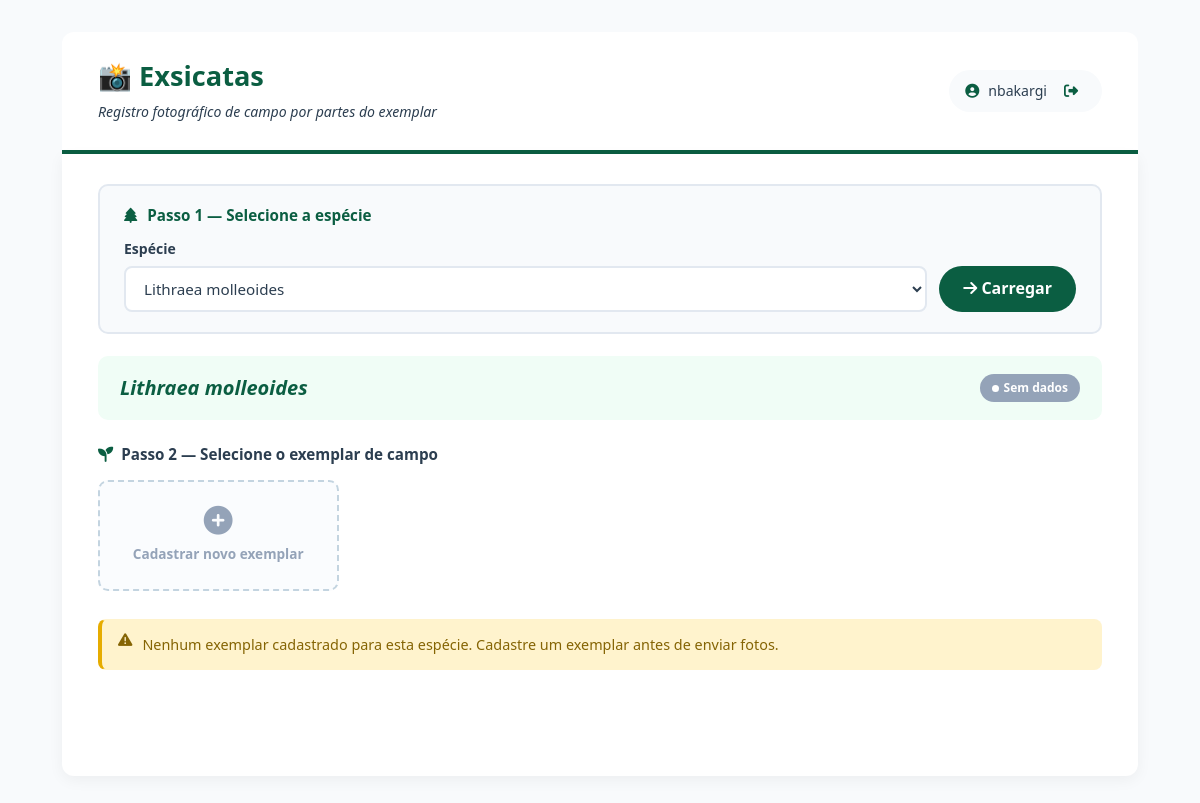
/src/Views/enviar_imagem.php?especie_id=5 (signed in), run on the app's committed database.
### tables this page shows
CREATE TABLE `especies_administrativo` (
  `id` int NOT NULL,
  `nome_cientifico` varchar(255) NOT NULL,
  `status` enum('sem_dados','dados_internet','descrita','registrada','em_revisao','revisada','contestado','publicado') DEFAULT NULL,
  `data_dados_internet` datetime DEFAULT NULL,
  `data_descrita` datetime DEFAULT NULL,
  `data_registrada` datetime DEFAULT NULL,
  `data_revisada` datetime DEFAULT NULL,
  `data_contestado` datetime DEFAULT NULL,
  `data_publicado` datetime DEFAULT NULL,
  `autor_dados_internet_id` int DEFAULT NULL,
  `autor_descrita_id` int DEFAULT NULL,
  `autor_registrada_id` int DEFAULT NULL,
  `autor_revisada_id` int DEFAULT NULL,
  `autor_contestado_id` int DEFAULT NULL,
  `autor_publicado_id` int DEFAULT NULL,
  `motivo_contestado` text,
  `data_primeiro_registro` datetime DEFAULT CURRENT_TIMESTAMP,
  `data_revisao` datetime DEFAULT NULL,
  `observacoes_revisao` text,
  `prioridade` enum('baixa','media','alta','urgente') DEFAULT 'media',
  `atribuido_a` int DEFAULT NULL,
  `data_criacao` timestamp NULL DEFAULT CURRENT_TIMESTAMP,
  `versao_registro` int DEFAULT '1',
  `observacoes` text,
  `data_ultima_atualizacao` datetime DEFAULT CURRENT_TIMESTAMP ON UPDATE CURRENT_TIMESTAMP
);

### src/Views/enviar_imagem.php (the view, shortened to what this page needs)
<?php
require_once __DIR__ . '/../../config/banco_de_dados.php';
$usuario_nome = $_SESSION['usuario_nome'] ?? 'Usuário';
$especie_id  = isset($_GET['especie_id'])  ? (int)$_GET['especie_id']  : 0;
$exemplar_id = isset($_GET['exemplar_id']) ? (int)$_GET['exemplar_id'] : 0;
$especies = $pdo->query("
    SELECT id, nome_cientifico, status
    FROM especies_administrativo
    WHERE status NOT IN ('publicado')
    ORDER BY nome_cientifico
")->fetchAll();
$especie    = null;
$exemplares = [];
$exemplar   = null;
if ($especie_id > 0) {
    $stmt = $pdo->prepare("
        SELECT id, nome_cientifico, status, data_descrita, data_registrada
        FROM especies_administrativo WHERE id = ?
    ");
    $stmt->execute([$especie_id]);
    $especie = $stmt->fetch();
    if ($especie) {
        $stmt = $pdo->prepare("
            SELECT ex.id, ex.codigo, ex.status, ex.numero_etiqueta,
                   ex.cidade, ex.estado, ex.bioma, ex.data_cadastro,
                   ex.foto_identificacao, ex.motivo_rejeicao,
                   u.nome AS especialista_nome
            FROM exemplares ex
            JOIN usuarios u ON u.id = ex.especialista_id
            WHERE ex.especie_id = ?
            ORDER BY
                CASE ex.status
                    WHEN 'aprovado'           THEN 1
                    WHEN 'aguardando_revisao' THEN 2
                    WHEN 'rejeitado'          THEN 3
                END,
                ex.data_cadastro DESC
        ");
        $stmt->execute([$especie_id]);
        $exemplares = $stmt->fetchAll();
    }
}
$status_labels = [
    'sem_dados'      => ['label' => 'Sem dados',      'cor' => '#94a3b8'],
    'dados_internet' => ['label' => 'Dados internet', 'cor' => '#3b82f6'],
    'descrita'       => ['label' => 'Identificada',   'cor' => '#8b5cf6'],
    'registrada'     => ['label' => 'Registrada',     'cor' => '#f59e0b'],
    'em_revisao'     => ['label' => 'Em revisão',     'cor' => '#ef4444'],
    'revisada'       => ['label' => 'Revisada',       'cor' => '#10b981'],
    'publicado'      => ['label' => 'Publicada',      'cor' => 'var(--cor-primaria)'],
];
?>
<!DOCTYPE html>
<html lang="pt-br">
<head>
    <link href="https://cdn.jsdelivr.net/npm/bootstrap@5.3.0/dist/css/bootstrap.min.css" rel="stylesheet">
    <link rel="stylesheet" href="https://cdnjs.cloudflare.com/ajax/libs/font-awesome/6.4.2/css/all.min.css">
    <link rel="stylesheet" href="/penomato_mvp/assets/css/estilo.css">
</head>
<body>
<div class="container">
    <div class="cabecalho">
        <div>
            <h1>📸 Exsicatas</h1>
            <div class="sub">Registro fotográfico de campo por partes do exemplar</div>
        </div>
        <div class="user-pill">
            <i class="fas fa-user-circle"></i>
            <span><?= htmlspecialchars($usuario_nome) ?></span>
            <a href="/penomato_mvp/src/Controllers/auth/logout_controlador.php"
               class="btn-sair" onclick="return confirm('Deseja sair?')">
                <i class="fas fa-sign-out-alt"></i>
            </a>
        </div>
    </div>
    <div class="card-principal">
        <div class="seletor-box">
            <h3><i class="fas fa-tree" style="margin-right:6px"></i> Passo 1 — Selecione a espécie</h3>
            <form class="seletor-row" method="GET" action="">
                <div class="fg">
                    <label>Espécie</label>
                    <select name="especie_id" required>
                        <?php foreach ($especies as $esp): ?>
                            <option value="<?= $esp['id'] ?>"
                                <?= $especie_id == $esp['id'] ? 'selected' : '' ?>>
                                <?= htmlspecialchars($esp['nome_cientifico']) ?>
                            </option>
                        <?php endforeach; ?>
                    </select>
                </div>
                <button type="submit" class="btn-carregar">
                    <i class="fas fa-arrow-right"></i> Carregar
                </button>
            </form>
        </div>
        <?php if ($especie): ?>
            <div class="especie-banner">
                <span class="especie-nome"><?= htmlspecialchars($especie['nome_cientifico']) ?></span>
                <div style="display:flex;gap:8px;flex-wrap:wrap;">
                    <?php $sc = $status_labels[$especie['status']] ?? ['label'=>$especie['status'],'cor'=>'#888']; ?>
                    <span class="badge-status" style="background:<?= $sc['cor'] ?>"><?= $sc['label'] ?></span>
                </div>
            </div>
            <?php if (!$exemplar_id || !$exemplar || $exemplar['status'] !== 'aprovado'): ?>
            <div class="exemplares-titulo">
                <i class="fas fa-seedling" style="color:var(--cor-primaria)"></i>
                Passo 2 — Selecione o exemplar de campo
            </div>
            <div class="exemplares-grid">
                <a href="/penomato_mvp/src/Views/cadastrar_exemplar.php?especie_id=<?= $especie_id ?>"
                   class="btn-novo-exemplar">
                    <i class="fas fa-plus-circle"></i>
                    <span>Cadastrar novo exemplar</span>
                </a>
            </div>
            <?php if (empty($exemplares)): ?>
                <div class="alerta alerta-warning">
                    <i class="fas fa-exclamation-triangle"></i>
                    <span>Nenhum exemplar cadastrado para esta espécie. Cadastre um exemplar antes de enviar fotos.</span>
                </div>
            <?php endif; ?>
            <?php endif;  ?>
        <?php endif; ?>
        <div class="rodape-botoes">
            <a href="/penomato_mvp/src/Views/entrar_colaborador.php" class="btn-voltar">
                <i class="fas fa-arrow-left"></i> Voltar ao Painel
            </a>
        </div>
    </div>
</div>
</body>
</html>

### assets/css/estilo.css (style rules this page uses)
:root { --verde-900: #052e1c; --verde-800: #0b5e42; --verde-700: #0a4c35; --verde-600: #1a7a5a; --verde-400: #34c48a; --verde-100: #e8f5e9; --verde-50: #f0fdf6; --cor-primaria: var(--verde-800); --cor-primaria-hover: var(--verde-700); --cor-primaria-fundo: var(--verde-100); --cinza-900: #1a2634; --cinza-800: #2c3e50; --cinza-600: #475569; --cinza-400: #94a3b8; --cinza-300: #cbd5e1; --cinza-200: #e2e8f0; --cinza-100: #f1f5f9; --cinza-50: #f8fafc; --branco: #ffffff; --sucesso-texto: #155724; --sucesso-fundo: #d4edda; --sucesso-borda: #c3e6cb; --sucesso-cor: #28a745; --perigo-texto: #721c24; --perigo-fundo: #f8d7da; --perigo-borda: #f5c6cb; --perigo-cor: #dc3545; --aviso-texto: #856404; --aviso-fundo: #fff3cd; --aviso-borda: #ffc107; --aviso-cor: #e6ac00; --info-texto: #0c5460; --info-fundo: #d1ecf1; --info-borda: #bee5eb; --info-cor: #17a2b8; --status-sem-dados: #94a3b8; --status-dados-internet:#64748b; --status-descrita: #d97706; --status-registrada: #0891b2; --status-em-revisao: #7c3aed; --status-revisada: #1d4ed8; --status-contestado: #dc2626; --status-publicado: #16a34a; --fonte-principal: 'Segoe UI', Tahoma, Geneva, Verdana, sans-serif; --fonte-mono: 'Courier New', Courier, monospace; --texto-xs: 0.72rem; --texto-sm: 0.85rem; --texto-base: 1rem; --texto-md: 1.05rem; --texto-lg: 1.2rem; --texto-xl: 1.4rem; --texto-2xl: 1.75rem; --texto-3xl: 2.2rem; --peso-normal: 400; --peso-medio: 500; --peso-semi: 600; --peso-bold: 700; --linha-base: 1.6; --linha-apertada:1.3; --linha-larga: 1.8; --esp-1: 4px; --esp-2: 8px; --esp-3: 12px; --esp-4: 16px; --esp-5: 20px; --esp-6: 24px; --esp-8: 32px; --esp-10: 40px; --esp-12: 48px; --esp-16: 64px; --raio-sm: 6px; --raio-md: 10px; --raio-lg: 16px; --raio-xl: 24px; --raio-pill: 999px; --sombra-sm: 0 1px 3px rgba(0,0,0,0.08); --sombra-md: 0 2px 8px rgba(0,0,0,0.10); --sombra-lg: 0 4px 20px rgba(0,0,0,0.13); --sombra-foco:0 0 0 3px rgba(11,94,66,0.18); --transicao: 0.2s ease; }
*, *::before, *::after { box-sizing: border-box; margin: 0; padding: 0; }
html { font-size: 16px; scroll-behavior: smooth; -webkit-text-size-adjust: 100%; }
body { font-family: var(--fonte-principal); font-size: var(--texto-base); line-height: var(--linha-base); color: var(--cinza-800); background: var(--cinza-50); -webkit-font-smoothing: antialiased; }
a { color: var(--cor-primaria); text-decoration: none; }
button, input, select, textarea { font-family: inherit; font-size: inherit; }
h1, h2, h3, h4, h5, h6 { font-weight: var(--peso-bold); line-height: var(--linha-apertada); color: var(--cinza-900); }
h1 { font-size: var(--texto-3xl); }
h3 { font-size: var(--texto-xl); }
.btn-voltar { background: rgba(255,255,255,0.18); color: var(--branco); border: none; padding: var(--esp-2) var(--esp-4); border-radius: var(--raio-pill); font-size: var(--texto-sm); cursor: pointer; text-decoration: none; transition: background var(--transicao); }
.form-campo, input[type="text"], input[type="email"], input[type="password"], input[type="number"], input[type="date"], input[type="url"], select, textarea { width: 100%; padding: var(--esp-3) var(--esp-4); border: 2px solid var(--cinza-200); border-radius: var(--raio-md); font-size: var(--texto-sm); color: var(--cinza-800); background: var(--branco); transition: border-color var(--transicao), box-shadow var(--transicao); line-height: var(--linha-base); }
.alerta { display: flex; align-items: flex-start; gap: var(--esp-3); padding: var(--esp-3) var(--esp-4); border-radius: var(--raio-md); font-size: var(--texto-sm); line-height: var(--linha-base); border: 1px solid transparent; margin-bottom: var(--esp-4); }
.badge-status { display: inline-flex; align-items: center; gap: 5px; padding: 3px var(--esp-3); border-radius: var(--raio-pill); font-size: var(--texto-xs); font-weight: var(--peso-semi); }
.badge-status::before { content: ''; width: 7px; height: 7px; border-radius: 50%; background: currentColor; flex-shrink: 0; }

### data on the page
especies_administrativo: nome_cientifico "Lithraea molleoides", status "Sem dados"

### other printed values
$usuario_nome "nbakargi"
form field especie_id "Lithraea molleoides"
